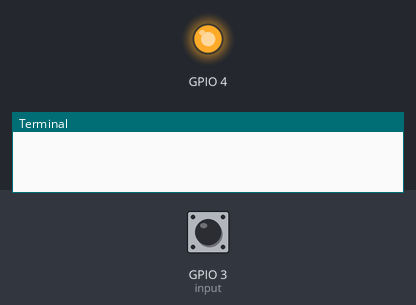
Simulated run of this program. Board: Raspberry Pi (BCM pin numbers). On the bench: output pins drawn as LEDs (lit = HIGH), the last lines printed to the terminal. The test bench sets the inputs (shaded band); at power-on: GPIO 3 (input) HIGH. The clock reads 2024-03-15 10:24:30 at power-on unless the program sets it; camera commands give no picture and take their timeout (5 s if none is given; 1 s for webcam tools).

Above: at 1.2 s.
1.3 s: GPIO 3 (input) pulled LOW for 0.15 s
At 7.4 s:
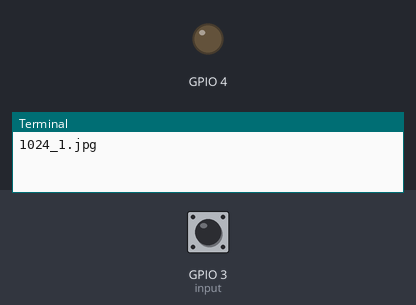
Timing chart, 0 to 8.9 s (numbered marks = the images above; inputs shaded):
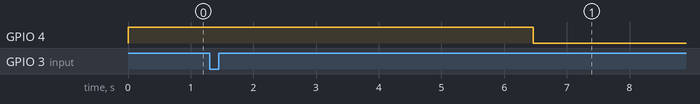

The program:

raspi-timelapse.py
```python
#!/usr/bin/env python
import os
import time
import RPi.GPIO as GPIO
# Setup gpio for button & light
GPIO.setmode(GPIO.BCM)
GPIO.setup(3, GPIO.IN)
GPIO.setup(4, GPIO.OUT)
# Button set
prev_input = 1
# Camera loop function
def lapseLoop():
	# Create save folder name
	folderName = "timelapse/timelapse_" + time.strftime("%Y%m%d%H%M")
	GPIO.output(4,GPIO.LOW)
	# Check for folder before creating
	#if not os.path.isdir(folderName):
	os.mkdir(folderName)
	# Start file number increment
	fileCount = 1
	# Loop of infinitely
	while True:
		# Create save folder name
		fileName = time.strftime("%H%M")+"_"+str(fileCount)+".jpg"
		print (fileName)
		# Show light for picture status
		GPIO.output(4,GPIO.HIGH)
		# Capture the image using raspistill.
		#settings = "-w 1920 -h 1080 -q 85 -sh 50 -awb auto -mm average"
		settings = "-w 1920 -h 1080 -q 85 -sh 50 -ex verylong -awb auto -mm average"
		os.system("raspistill " + str(settings) + " -o " + str(folderName) + "/" + str(fileName))
		# Shut light off after picture taken
		GPIO.output(4,GPIO.LOW)
		# File number increment
		fileCount += 1
		# Wait 15 seconds before next capture
		time.sleep(15)
# Throw light on so we know the script is running
GPIO.output(4,GPIO.HIGH)
# Check for button press to start
while True:
	input = GPIO.input(3)
	if ((not prev_input) and input):
		lapseLoop()
	prev_input = input
	time.sleep(0.05)
```

Measured:
- after the input at 1.3 s, GPIO 4: HIGH → LOW after 5.2 s
